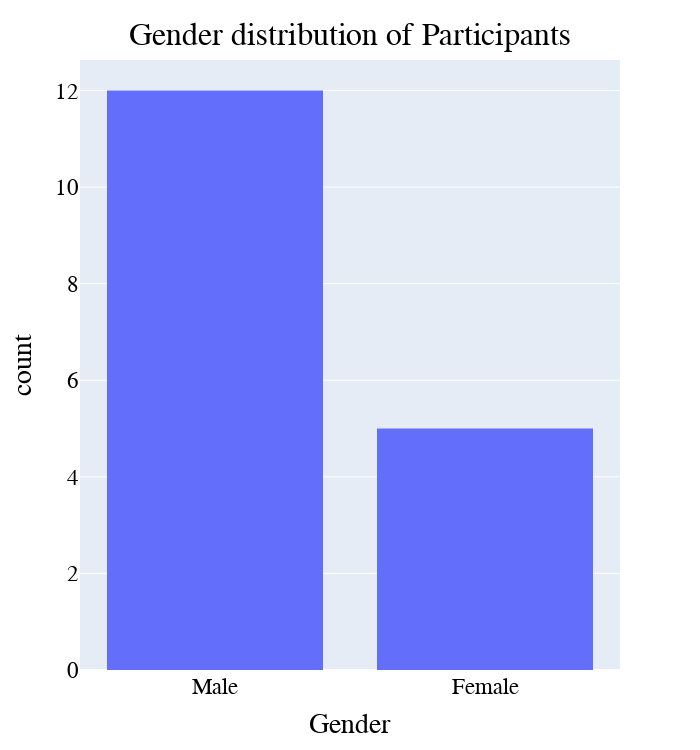

The cell this chart's notebook holds for it:
### Markdown cell above
### Bar Chart to depict the Gender Distribution of the participants

### Code cell
fig = px.histogram(df_dem, x="Gender")
fig.update_layout(
    width=700,
    height=750,
    title={
        'text': "Gender distribution of Participants",
        'y':0.97,
        'x':0.5,
        'xanchor': 'center',
        'yanchor': 'top'},
    
   
    font=dict(
        family="Arial",
        size=23,
        color="#000000"
    ),
)
fig.show()

### Figure 1 — Plotly figure (JSON) as saved in the notebook; plotly's stock layout.template omitted (floating-point values rounded to 4 significant figures)
{"data": [{"alignmentgroup": "True", "bingroup": "x", "hovertemplate": "Gender=%{x}<br>count=%{y}<extra></extra>", "legendgroup": "", "marker": {"color": "#636efa"}, "name": "", "offsetgroup": "", "orientation": "v", "showlegend": false, "type": "histogram", "x": ["Male", "Male", "Male", "Male", "Male", "Male", "Male", "Male", "Female", "Male", "Male", "Female", "Female", "Male", "Male", "Female", "Female"], "xaxis": "x", "yaxis": "y"}], "layout": {"barmode": "relative", "font": {"color": "#000000", "family": "Arial", "size": 23}, "height": 750, "legend": {"tracegroupgap": 0}, "margin": {"t": 60}, "title": {"text": "Gender distribution of Participants", "x": 0.5, "xanchor": "center", "y": 0.97, "yanchor": "top"}, "width": 700, "xaxis": {"anchor": "y", "domain": [0, 1], "title": {"text": "Gender"}}, "yaxis": {"anchor": "x", "domain": [0, 1], "title": {"text": "count"}}}}
